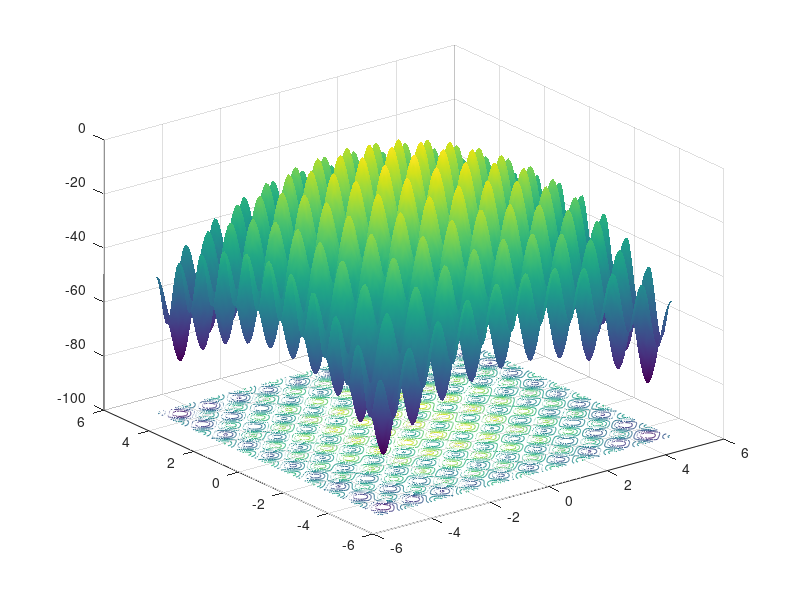

This chart was generated by the following MATLAB code:
function DrawRastrigin()
x=[-5:0.05:5];
y=x;
[X,Y]=meshgrid(x,y);
[row,col]=size(X);
for l=1:col
    for h=1:row
        z(h,l)=Rastrigin([X(h,l),Y(h,l)]);
    end
end
surfc(X,Y,z);
shading interp

function y=Rastrigin(x)
[row,col]=size(x);
if row>1
    error('Row has to be greater than 1');
end
y=sum(x.^2-10*cos(2*pi*x)+10);
y=-y;